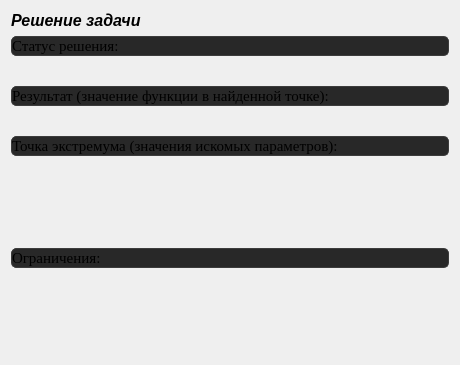
<?xml version="1.0" encoding="UTF-8"?>
<ui version="4.0">
 <class>LpResultDialog</class>
 <widget class="QDialog" name="LpResultDialog">
  <property name="geometry">
   <rect>
    <x>0</x>
    <y>0</y>
    <width>460</width>
    <height>365</height>
   </rect>
  </property>
  <property name="windowTitle">
   <string>Результат</string>
  </property>
  <layout class="QVBoxLayout" name="vl_main">
   <item>
    <widget class="QLabel" name="l_title">
     <property name="sizePolicy">
      <sizepolicy hsizetype="Preferred" vsizetype="Fixed">
       <horstretch>0</horstretch>
       <verstretch>0</verstretch>
      </sizepolicy>
     </property>
     <property name="font">
      <font>
       <pointsize>12</pointsize>
       <italic>true</italic>
       <bold>true</bold>
      </font>
     </property>
     <property name="text">
      <string>Решение задачи</string>
     </property>
     <property name="alignment">
      <set>Qt::AlignmentFlag::AlignLeading|Qt::AlignmentFlag::AlignLeft|Qt::AlignmentFlag::AlignVCenter</set>
     </property>
    </widget>
   </item>
   <item>
    <widget class="QLabel" name="l_text_1">
     <property name="sizePolicy">
      <sizepolicy hsizetype="Preferred" vsizetype="Fixed">
       <horstretch>0</horstretch>
       <verstretch>0</verstretch>
      </sizepolicy>
     </property>
     <property name="font">
      <font>
       <family>Times New Roman</family>
       <pointsize>11</pointsize>
      </font>
     </property>
     <property name="styleSheet">
      <string notr="true">border:1px solid rgb(60,60,60);border-radius:5px;background:rgb(40,40,40)</string>
     </property>
     <property name="text">
      <string>Статус решения:</string>
     </property>
     <property name="alignment">
      <set>Qt::AlignmentFlag::AlignJustify|Qt::AlignmentFlag::AlignVCenter</set>
     </property>
     <property name="wordWrap">
      <bool>true</bool>
     </property>
     <property name="margin">
      <number>6</number>
     </property>
    </widget>
   </item>
   <item>
    <widget class="QLabel" name="l_lp_status">
     <property name="sizePolicy">
      <sizepolicy hsizetype="Preferred" vsizetype="Fixed">
       <horstretch>0</horstretch>
       <verstretch>0</verstretch>
      </sizepolicy>
     </property>
     <property name="font">
      <font>
       <family>Segoe UI</family>
       <pointsize>12</pointsize>
       <bold>false</bold>
      </font>
     </property>
     <property name="textFormat">
      <enum>Qt::TextFormat::RichText</enum>
     </property>
     <property name="alignment">
      <set>Qt::AlignmentFlag::AlignLeading|Qt::AlignmentFlag::AlignLeft|Qt::AlignmentFlag::AlignVCenter</set>
     </property>
     <property name="margin">
      <number>4</number>
     </property>
    </widget>
   </item>
   <item>
    <widget class="QLabel" name="l_text_2">
     <property name="sizePolicy">
      <sizepolicy hsizetype="Preferred" vsizetype="Fixed">
       <horstretch>0</horstretch>
       <verstretch>0</verstretch>
      </sizepolicy>
     </property>
     <property name="font">
      <font>
       <family>Times New Roman</family>
       <pointsize>11</pointsize>
      </font>
     </property>
     <property name="styleSheet">
      <string notr="true">border:1px solid rgb(60,60,60);border-radius:5px;background:rgb(40,40,40)</string>
     </property>
     <property name="text">
      <string>Результат (значение функции в найденной точке):</string>
     </property>
     <property name="alignment">
      <set>Qt::AlignmentFlag::AlignJustify|Qt::AlignmentFlag::AlignVCenter</set>
     </property>
     <property name="wordWrap">
      <bool>true</bool>
     </property>
     <property name="margin">
      <number>6</number>
     </property>
    </widget>
   </item>
   <item>
    <widget class="QLabel" name="l_extr_value">
     <property name="sizePolicy">
      <sizepolicy hsizetype="Preferred" vsizetype="Fixed">
       <horstretch>0</horstretch>
       <verstretch>0</verstretch>
      </sizepolicy>
     </property>
     <property name="font">
      <font>
       <family>Segoe UI</family>
       <pointsize>12</pointsize>
       <bold>false</bold>
      </font>
     </property>
     <property name="textFormat">
      <enum>Qt::TextFormat::RichText</enum>
     </property>
     <property name="alignment">
      <set>Qt::AlignmentFlag::AlignLeading|Qt::AlignmentFlag::AlignLeft|Qt::AlignmentFlag::AlignVCenter</set>
     </property>
     <property name="margin">
      <number>4</number>
     </property>
    </widget>
   </item>
   <item>
    <widget class="QLabel" name="l_text_3">
     <property name="sizePolicy">
      <sizepolicy hsizetype="Preferred" vsizetype="Fixed">
       <horstretch>0</horstretch>
       <verstretch>0</verstretch>
      </sizepolicy>
     </property>
     <property name="font">
      <font>
       <family>Times New Roman</family>
       <pointsize>11</pointsize>
      </font>
     </property>
     <property name="styleSheet">
      <string notr="true">border:1px solid rgb(60,60,60);border-radius:5px;background:rgb(40,40,40)</string>
     </property>
     <property name="text">
      <string>Точка экстремума (значения искомых параметров):</string>
     </property>
     <property name="alignment">
      <set>Qt::AlignmentFlag::AlignJustify|Qt::AlignmentFlag::AlignVCenter</set>
     </property>
     <property name="wordWrap">
      <bool>true</bool>
     </property>
     <property name="margin">
      <number>6</number>
     </property>
    </widget>
   </item>
   <item>
    <widget class="QLabel" name="l_extr_point">
     <property name="sizePolicy">
      <sizepolicy hsizetype="Preferred" vsizetype="Expanding">
       <horstretch>0</horstretch>
       <verstretch>0</verstretch>
      </sizepolicy>
     </property>
     <property name="font">
      <font>
       <family>Segoe UI</family>
       <pointsize>12</pointsize>
       <bold>false</bold>
      </font>
     </property>
     <property name="textFormat">
      <enum>Qt::TextFormat::RichText</enum>
     </property>
     <property name="alignment">
      <set>Qt::AlignmentFlag::AlignLeading|Qt::AlignmentFlag::AlignLeft|Qt::AlignmentFlag::AlignVCenter</set>
     </property>
     <property name="margin">
      <number>4</number>
     </property>
    </widget>
   </item>
   <item>
    <widget class="QLabel" name="l_text_4">
     <property name="sizePolicy">
      <sizepolicy hsizetype="Preferred" vsizetype="Fixed">
       <horstretch>0</horstretch>
       <verstretch>0</verstretch>
      </sizepolicy>
     </property>
     <property name="font">
      <font>
       <family>Times New Roman</family>
       <pointsize>11</pointsize>
      </font>
     </property>
     <property name="styleSheet">
      <string notr="true">border:1px solid rgb(60,60,60);border-radius:5px;background:rgb(40,40,40)</string>
     </property>
     <property name="text">
      <string>Ограничения:</string>
     </property>
     <property name="alignment">
      <set>Qt::AlignmentFlag::AlignJustify|Qt::AlignmentFlag::AlignVCenter</set>
     </property>
     <property name="wordWrap">
      <bool>true</bool>
     </property>
     <property name="margin">
      <number>6</number>
     </property>
    </widget>
   </item>
   <item>
    <widget class="QLabel" name="l_constraints_default">
     <property name="sizePolicy">
      <sizepolicy hsizetype="Preferred" vsizetype="Expanding">
       <horstretch>0</horstretch>
       <verstretch>0</verstretch>
      </sizepolicy>
     </property>
     <property name="font">
      <font>
       <family>Segoe UI</family>
       <pointsize>12</pointsize>
       <bold>false</bold>
      </font>
     </property>
     <property name="textFormat">
      <enum>Qt::TextFormat::RichText</enum>
     </property>
     <property name="alignment">
      <set>Qt::AlignmentFlag::AlignLeading|Qt::AlignmentFlag::AlignLeft|Qt::AlignmentFlag::AlignVCenter</set>
     </property>
     <property name="margin">
      <number>4</number>
     </property>
    </widget>
   </item>
  </layout>
 </widget>
 <resources/>
 <connections/>
</ui>
